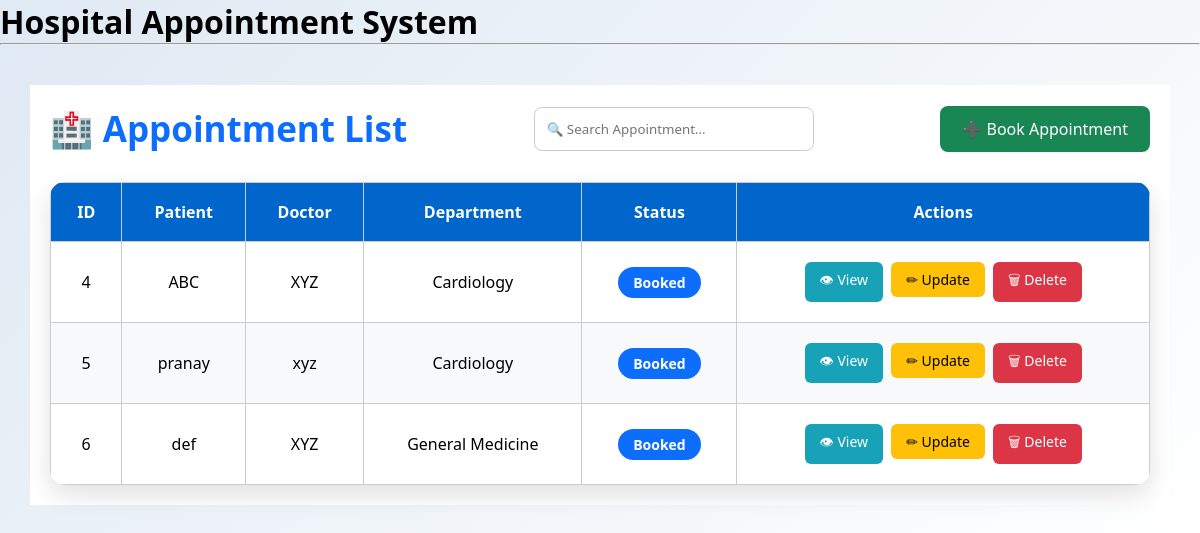
The app's page /appointments/ with its own data.
### my_app/models.py (models this page shows, shortened)
class Appointment(models.Model):
    DEPARTMENT_CHOICES = [
        ('Cardiology', 'Cardiology'),
        ('Dermatology', 'Dermatology'),
        ('Orthopedics', 'Orthopedics'),
        ('General Medicine', 'General Medicine'),
        ('ENT', 'ENT'),
    ]
    STATUS_CHOICES = [
        ('Booked', 'Booked'),
        ('Completed', 'Completed'),
        ('Cancelled', 'Cancelled'),
    ]
    patient_name = models.CharField(max_length=40)
    patient_age = models.IntegerField()
    patient_email = models.EmailField(max_length=40)
    doctor_name = models.CharField(max_length=40)
    department= models.CharField(max_length=30, choices=DEPARTMENT_CHOICES)
    appointment_date = models.DateField()
    appointment_time = models.TimeField()
    status = models.CharField(max_length=30, choices=STATUS_CHOICES)
    symptoms = models.TextField(blank=True, null=True)
    created_at = models.DateTimeField(auto_now_add=True)
    updated_at = models.DateTimeField(auto_now=True)

### my_app/views.py (the view)
# urls.py: path('appointments/', views.appointment_list, name='appointment_list'),
def appointment_list(request):
    appointments = Appointment.objects.all()
    return render(request, 'appointment_list.html', {'appointments': appointments})

### templates/appointment_list.html (shortened to what this page needs)
{% extends 'base.html' %}
{% block content %}
<div class="container">
<div class="header">
<h2>🏥 Appointment List</h2>
<div class="search-box">
<input type="text" placeholder="🔍 Search Appointment...">
</div>
<a href="{% url 'appointment_create' %}" class="add-btn">
<button>➕ Book Appointment</button>
</a>
</div>
<div class="table-card">
<table>
<thead>
<tr>
<th>ID</th>
<th>Patient</th>
<th>Doctor</th>
<th>Department</th>
<th>Status</th>
<th>Actions</th>
</tr>
</thead>
<tbody>
{% for appointment in appointments %}
<tr>
<td>{{ appointment.id }}</td>
<td>{{ appointment.patient_name }}</td>
<td>{{ appointment.doctor_name }}</td>
<td>{{ appointment.department }}</td>
<td>
<span class="status
{% if appointment.status == 'Booked' %}
booked
{% elif appointment.status == 'Completed' %}
completed
{% else %}
cancelled
{% endif %}
">
{{ appointment.status }}
</span>
</td>
<td>
<a href="{% url 'appointment_detail' appointment.id %}" class="action-btn view">
👁 View
</a>
<a href="{% url 'appointment_update' appointment.id %}" class="action-btn update">
✏ Update
</a>
<a href="{% url 'appointment_delete' appointment.id %}" class="action-btn delete">
🗑 Delete
</a>
</td>
</tr>
{% empty %}
<tr>
<td colspan="6" class="empty">
📅 No Appointments Available
</td>
</tr>
{% endfor %}
</tbody>
</table>
</div>
</div>
{% endblock %}

### templates/base.html (shortened to what this page needs)
{% load static %}
<!DOCTYPE html>
<html>
<head>
    <link rel="stylesheet" href="{% static 'style.css' %}">
</head>
<body>
<h1>Hospital Appointment System</h1>
<hr>
{% block content %}
{% endblock %}
</body>
</html>

### static/style.css (style rules this page uses)
body { font-family: Arial, sans-serif; background:#f5f5f5; margin:0; }
.container { width:80%; margin:auto; background:white; padding:20px; margin-top:20px; }
table { width:100%; border-collapse:collapse; }
table,th,td { border:1px solid #ccc; }
th { background:#0066cc; color:white; }
th,td { padding:10px; }
button { background:#28a745; color:white; border:none; padding:10px 20px; cursor:pointer; }

### templates/appointment_list.html (style rules this page uses)
* { margin:0; padding:0; box-sizing:border-box; font-family:'Segoe UI',sans-serif; }
body { background:linear-gradient(135deg,#dfe9f3,#ffffff); }
.container { width:95%; max-width:1300px; margin:40px auto; }
.header { display:flex; justify-content:space-between; align-items:center; flex-wrap:wrap; margin-bottom:30px; }
.header h2 { color:#0d6efd; font-size:35px; }
.search-box input { width:280px; padding:12px; border-radius:8px; border:1px solid #ccc; outline:none; transition:.3s; }
.add-btn { text-decoration:none; }
.add-btn button { background:#198754; color:white; border:none; padding:12px 22px; border-radius:8px; cursor:pointer; font-size:16px; transition:.3s; }
.table-card { background:white; border-radius:15px; overflow:hidden; box-shadow:0 10px 25px rgba(0,0,0,.12); }
table { width:100%; border-collapse:collapse; }
thead { background:#0d6efd; color:white; }
th,td { padding:18px; text-align:center; }
tbody tr:nth-child(even) { background:#f8f9fa; }
.status { padding:6px 15px; border-radius:20px; color:white; font-size:14px; font-weight:bold; }
.booked { background:#0d6efd; }
.action-btn { padding:8px 15px; border-radius:6px; text-decoration:none; color:white; font-size:14px; margin:2px; display:inline-block; transition:.3s; }
.view { background:#17a2b8; }
.update { background:#ffc107; color:black; }
.delete { background:#dc3545; }

### records on screen
Appointment: id "4", patient_name "ABC", doctor_name "XYZ", department "Cardiology", status "Booked"
Appointment: id "5", patient_name "pranay", doctor_name "xyz", department "Cardiology", status "Booked"
Appointment: id "6", patient_name "def", doctor_name "XYZ", department "General Medicine", status "Booked"
